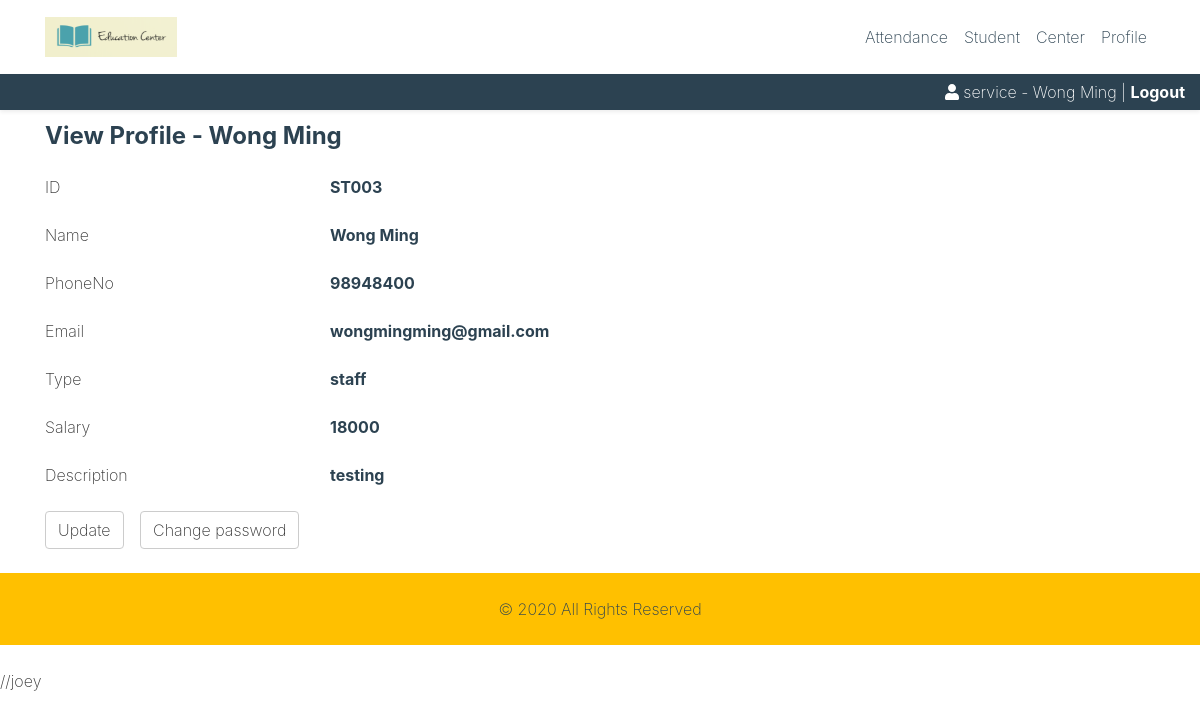
/view-profile-s.php (signed in), run on the app's committed database.
### tables this page shows
CREATE TABLE `staff` (
  `staff_ID` varchar(255) NOT NULL,
  `staff_name` varchar(45) NOT NULL,
  `staff_phoneNo` int(8) NOT NULL,
  `staff_email` varchar(254) NOT NULL,
  `staff_joinDate` date NOT NULL,
  `job_type` enum('manager','teacher','staff') NOT NULL,
  `staff_isActive` tinyint(1) NOT NULL,
  `salary` float NOT NULL,
  `staff_description` longtext,
  `staff_password` varchar(20) NOT NULL,
  `center_ID` varchar(255) NOT NULL
);

### view-profile-s.php (the view, shortened to what this page needs)
<?php
include 'inc/header.php';
$qs = "SELECT * FROM staff
 where staff_ID = '$_SESSION[staff_ID]'";
$query = mysqli_query($conn, $qs) or die(mysqli_error($conn));
$staff = mysqli_fetch_assoc($query);
extract($staff);
print("
<div class='container'>
	<div class='row'>
		<div class='col-12 my-2'>
			<h4 class='text-secondary'>View Profile - $staff[staff_name]</h4>
		</div>
	</div>
</div>
<div class='container'>
	<div class='row'>
		<div class='col-12 col-sm-3'>
			ID
		</div>
		<div class='col-12 col-sm-8 text-secondary font-weight-bold'>
			$staff_ID
		</div>
	</div>
	<div class='row mt-3'>
		<div class='col-12 col-sm-3'>
			Name
		</div>
		<div class='col-12 col-sm-8 text-secondary font-weight-bold'>
			$staff_name
		</div>
	</div>
	<div class='row mt-3'>
		<div class='col-12 col-sm-3'>
			PhoneNo
		</div>
		<div class='col-12 col-sm-8 text-secondary font-weight-bold'>
			$staff_phoneNo
		</div>
	</div>
	<div class='row mt-3'>
		<div class='col-12 col-sm-3'>
			Email
		</div>
		<div class='col-12 col-sm-8 text-secondary font-weight-bold'>
			$staff_email
		</div>
	</div>
	<div class='row mt-3'>
		<div class='col-12 col-sm-3'>
			Type
		</div>
		<div class='col-12 col-sm-8 text-secondary font-weight-bold'>
			$job_type
		</div>
	</div>
	<div class='row mt-3'>
		<div class='col-12 col-sm-3'>
			Salary
		</div>
		<div class='col-12 col-sm-8 text-secondary font-weight-bold'>
			$salary
		</div>
	</div>
	<div class='row mt-3'>
		<div class='col-12 col-sm-3'>
			Description
		</div>
		<div class='col-12 col-sm-8 text-secondary font-weight-bold'>
			$staff_description
		</div>
	</div>
	<div class='row my-3'>
		<div class='col-12'>
			<a href='update-profile-s.php' class='btn btn-default'>Update</a>
			<a href='change-password-s.php' class='btn btn-default ml-2'>Change password</a>");
	print("
		</div>
	</div>
</div>
");
?>
<?php
include 'inc/footer.php';
?>

### css/custom.css (style rules this page uses)
.btn-default { color:#333;background-color:#fff;border-color:#ccc }
.bg-secondary a { color: #F1D92F; }
h1, h2, h3, h4, h5, h6 { font-weight: bold; }

### data on the page
staff: staff_name "Wong Ming", staff_ID "ST003", staff_phoneNo "98948400", staff_email "wongmingming@gmail.com", job_type "staff", salary "18000", staff_description "testing"
